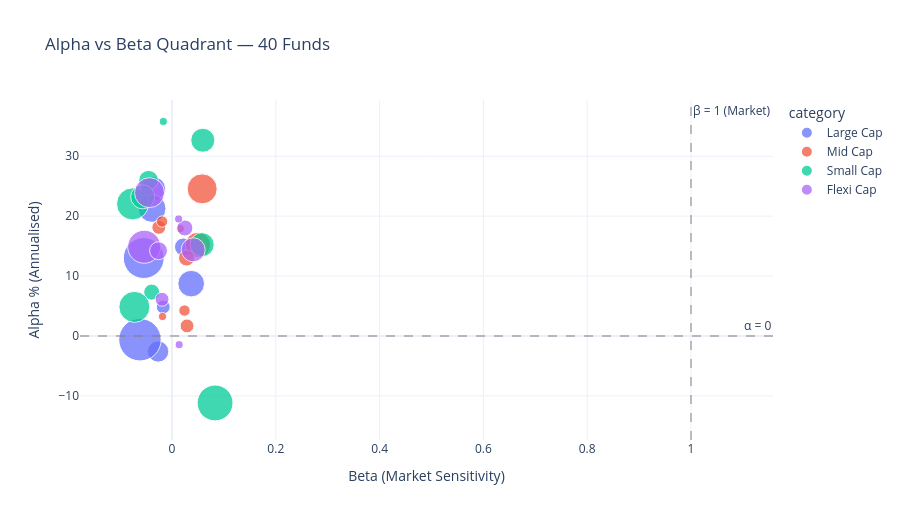

Source (notebook cell):
### Markdown cell above
### Chart D — Alpha vs Beta (Risk-Return Quadrant)

### Code cell
fig = px.scatter(
    ab_df, x='beta', y='alpha_annualised',
    color='category', size='r_squared',
    hover_name='scheme_name', size_max=30,
    labels={'beta':'Beta (Market Sensitivity)',
            'alpha_annualised':'Alpha % (Annualised)'},
    title='Alpha vs Beta Quadrant — 40 Funds',
    template=TEMPLATE, height=520
)
fig.add_hline(y=0, line_color='gray', line_dash='dash', opacity=0.5,
              annotation_text='α = 0')
fig.add_vline(x=1, line_color='gray', line_dash='dash', opacity=0.5,
              annotation_text='β = 1 (Market)')
fig.update_traces(marker=dict(opacity=0.75))
fig.write_image(str(PNG_DIR / 'chartD_alpha_beta.png'), scale=2)
fig.show()
print("✅ Chart D saved")

### Figure 1 — Plotly figure (JSON) as saved in the notebook; plotly's stock layout.template omitted (floating-point values rounded to 4 significant figures)
{"data": [{"hovertemplate": "<b>%{hovertext}</b><br><br>category=Large Cap<br>Beta (Market Sensitivity)=%{x}<br>Alpha % (Annualised)=%{y}<br>r_squared=%{marker.size}<extra></extra>", "hovertext": ["SBI Large Cap Direct", "HDFC Large Cap Direct", "ICICI Large Cap Direct", "Nippon Large Cap Direct", "Axis Large Cap Direct", "Kotak Large Cap Direct", "UTI Large Cap Direct", "Mirae Large Cap Direct", "DSP Large Cap Direct", "Parag Large Cap Direct"], "legendgroup": "Large Cap", "marker": {"color": "#636efa", "opacity": 0.75, "size": [0.0009, 0.0026, 0.0012, 0.0, 0.0003, 0.0007, 0.0, 0.0028, 0.0011, 0.0005], "sizemode": "area", "sizeref": 3.111e-06, "symbol": "circle"}, "mode": "markers", "name": "Large Cap", "orientation": "v", "showlegend": true, "type": "scatter", "x": [-0.0356, -0.0545, -0.0384, -0.0014, -0.0169, -0.0267, -0.0017, -0.0618, 0.0369, 0.022], "xaxis": "x", "y": [24.59, 13.01, 21.28, 9.444, 4.845, -2.596, 16.37, -0.6246, 8.734, 14.87], "yaxis": "y"}, {"hovertemplate": "<b>%{hovertext}</b><br><br>category=Mid Cap<br>Beta (Market Sensitivity)=%{x}<br>Alpha % (Annualised)=%{y}<br>r_squared=%{marker.size}<extra></extra>", "hovertext": ["SBI Mid Cap Direct", "HDFC Mid Cap Direct", "ICICI Mid Cap Direct", "Nippon Mid Cap Direct", "Axis Mid Cap Direct", "Kotak Mid Cap Direct", "UTI Mid Cap Direct", "Mirae Mid Cap Direct", "DSP Mid Cap Direct", "Parag Mid Cap Direct"], "legendgroup": "Mid Cap", "marker": {"color": "#EF553B", "opacity": 0.75, "size": [0.001, 0.0003, 0.0002, 0.0002, 0.0001, 0.0004, 0.0, 0.0014, 0.0003, 0.0001], "sizemode": "area", "sizeref": 3.111e-06, "symbol": "circle"}, "mode": "markers", "name": "Mid Cap", "orientation": "v", "showlegend": true, "type": "scatter", "x": [0.05, -0.0255, -0.0191, 0.024, -0.0183, 0.028, -0.01, 0.0581, 0.0289, 0.016], "xaxis": "x", "y": [15.2, 18.13, 19.11, 4.245, 3.252, 13.02, 23.72, 24.56, 1.677, 17.92], "yaxis": "y"}, {"hovertemplate": "<b>%{hovertext}</b><br><br>category=Small Cap<br>Beta (Market Sensitivity)=%{x}<br>Alpha % (Annualised)=%{y}<br>r_squared=%{marker.size}<extra></extra>", "hovertext": ["SBI Small Cap Direct", "HDFC Small Cap Direct", "ICICI Small Cap Direct", "Nippon Small Cap Direct", "Axis Small Cap Direct", "Kotak Small Cap Direct", "UTI Small Cap Direct", "Mirae Small Cap Direct", "DSP Small Cap Direct", "Parag Small Cap Direct"], "legendgroup": "Small Cap", "marker": {"color": "#00cc96", "opacity": 0.75, "size": [0.0, 0.0004, 0.0009, 0.0015, 0.0016, 0.002, 0.0006, 0.0009, 0.0009, 0.0001], "sizemode": "area", "sizeref": 3.111e-06, "symbol": "circle"}, "mode": "markers", "name": "Small Cap", "orientation": "v", "showlegend": true, "type": "scatter", "x": [0.005, -0.0392, 0.0593, -0.0725, -0.076, 0.083, -0.0452, 0.0581, -0.0565, -0.0167], "xaxis": "x", "y": [-4.921, 7.321, 32.67, 4.854, 22.05, -11.18, 26.0, 15.24, 23.23, 35.8], "yaxis": "y"}, {"hovertemplate": "<b>%{hovertext}</b><br><br>category=Flexi Cap<br>Beta (Market Sensitivity)=%{x}<br>Alpha % (Annualised)=%{y}<br>r_squared=%{marker.size}<extra></extra>", "hovertext": ["SBI Flexi Cap Direct", "HDFC Flexi Cap Direct", "ICICI Flexi Cap Direct", "Nippon Flexi Cap Direct", "Axis Flexi Cap Direct", "Kotak Flexi Cap Direct", "UTI Flexi Cap Direct", "Mirae Flexi Cap Direct", "DSP Flexi Cap Direct", "Parag Flexi Cap Direct"], "legendgroup": "Flexi Cap", "marker": {"color": "#ab63fa", "opacity": 0.75, "size": [0.0001, 0.0009, 0.0, 0.0014, 0.0017, 0.0, 0.0003, 0.0004, 0.0001, 0.0005], "sizemode": "area", "sizeref": 3.111e-06, "symbol": "circle"}, "mode": "markers", "name": "Flexi Cap", "orientation": "v", "showlegend": true, "type": "scatter", "x": [0.0138, 0.0408, 0.0074, -0.0434, -0.0536, -0.0017, -0.0192, 0.0248, 0.0127, -0.026], "xaxis": "x", "y": [-1.448, 14.39, 11.37, 23.92, 14.9, 30.45, 6.124, 18.03, 19.54, 14.23], "yaxis": "y"}], "layout": {"annotations": [{"showarrow": false, "text": "α = 0", "x": 1, "xanchor": "right", "xref": "x domain", "y": 0, "yanchor": "bottom", "yref": "y"}, {"showarrow": false, "text": "β = 1 (Market)", "x": 1, "xanchor": "left", "xref": "x", "y": 1, "yanchor": "top", "yref": "y domain"}], "height": 520, "legend": {"itemsizing": "constant", "title": {"text": "category"}, "tracegroupgap": 0}, "shapes": [{"line": {"color": "gray", "dash": "dash"}, "opacity": 0.5, "type": "line", "x0": 0, "x1": 1, "xref": "x domain", "y0": 0, "y1": 0, "yref": "y"}, {"line": {"color": "gray", "dash": "dash"}, "opacity": 0.5, "type": "line", "x0": 1, "x1": 1, "xref": "x", "y0": 0, "y1": 1, "yref": "y domain"}], "title": {"text": "Alpha vs Beta Quadrant — 40 Funds"}, "xaxis": {"anchor": "y", "domain": [0, 1], "title": {"text": "Beta (Market Sensitivity)"}}, "yaxis": {"anchor": "x", "domain": [0, 1], "title": {"text": "Alpha % (Annualised)"}}}}
